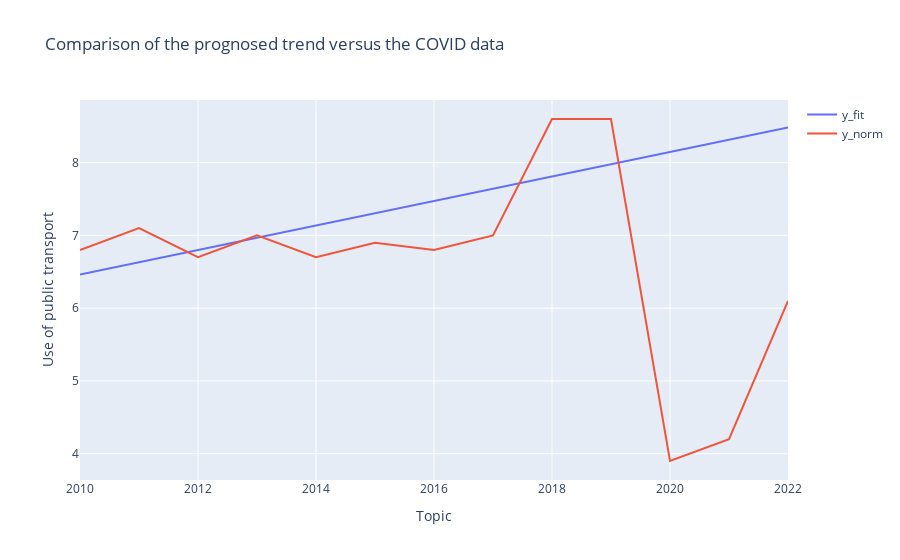

This figure's notebook cell:
### Code cell
# The other x and y values are extracted seperated so they can be plotted
x_fit=np.array(df_total.Topic.astype(float))
y_norm=np.array(df_total['Use of public transport']).astype(float) 
x_norm=np.array(df_total.Topic.astype(float))

# Here we create the figure to compare the trend with the real data
import plotly.graph_objects as go

fig = go.Figure()

fig.add_trace(go.Scatter(x=x_fit, y=y_fit, mode='lines', name='y_fit'))
fig.add_trace(go.Scatter(x=x_norm, y=y_norm, mode='lines', name='y_norm'))


# And a label is made for easy readability 
fig.update_layout(
    title="Comparison of the prognosed trend versus the COVID data",
    xaxis_title="Topic",
    yaxis_title="Use of public transport"
)

fig.show()

### Figure 1 — Plotly figure (JSON) as saved in the notebook; plotly's stock layout.template omitted (floating-point values rounded to 4 significant figures)
{"data": [{"mode": "lines", "name": "y_fit", "type": "scatter", "x": [2010, 2011, 2012, 2013, 2014, 2015, 2016, 2017, 2018, 2019, 2020, 2021, 2022], "y": [6.462, 6.63, 6.799, 6.967, 7.136, 7.304, 7.473, 7.641, 7.81, 7.978, 8.147, 8.315, 8.484]}, {"mode": "lines", "name": "y_norm", "type": "scatter", "x": [2010, 2011, 2012, 2013, 2014, 2015, 2016, 2017, 2018, 2019, 2020, 2021, 2022], "y": [6.8, 7.1, 6.7, 7, 6.7, 6.9, 6.8, 7, 8.6, 8.6, 3.9, 4.2, 6.1]}], "layout": {"title": {"text": "Comparison of the prognosed trend versus the COVID data"}, "xaxis": {"title": {"text": "Topic"}}, "yaxis": {"title": {"text": "Use of public transport"}}}}
